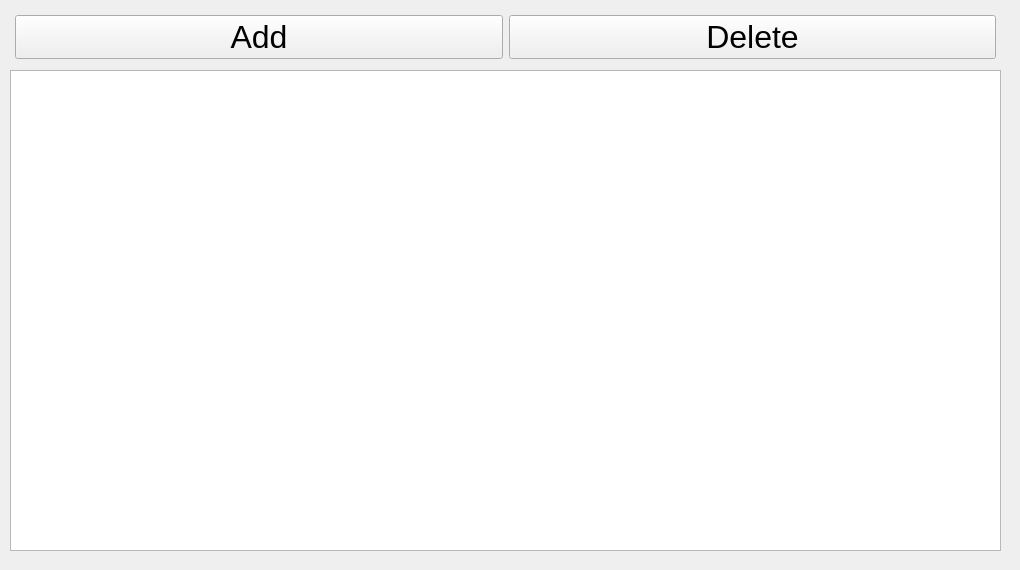
   <widget class="QWidget" name="tabNews">
    <attribute name="title">
     <string>News</string>
    </attribute>
    <widget class="QWidget" name="verticalLayoutWidget_5">
     <property name="geometry">
      <rect>
       <x>0</x>
       <y>0</y>
       <width>1011</width>
       <height>561</height>
      </rect>
     </property>
     <layout class="QVBoxLayout" name="verticalLayout_4" stretch="0,0">
      <property name="leftMargin">
       <number>10</number>
      </property>
      <property name="topMargin">
       <number>10</number>
      </property>
      <property name="rightMargin">
       <number>10</number>
      </property>
      <property name="bottomMargin">
       <number>10</number>
      </property>
      <item>
       <layout class="QHBoxLayout" name="horizontalLayout_42">
        <property name="leftMargin">
         <number>5</number>
        </property>
        <property name="topMargin">
         <number>5</number>
        </property>
        <property name="rightMargin">
         <number>5</number>
        </property>
        <property name="bottomMargin">
         <number>5</number>
        </property>
        <item>
         <widget class="QPushButton" name="btnNewsAdd">
          <property name="font">
           <font>
            <family>Tahoma</family>
            <pointsize>24</pointsize>
           </font>
          </property>
          <property name="text">
           <string>Add</string>
          </property>
         </widget>
        </item>
        <item>
         <widget class="QPushButton" name="btnNewsDelete">
          <property name="font">
           <font>
            <family>Tahoma</family>
            <pointsize>24</pointsize>
           </font>
          </property>
          <property name="text">
           <string>Delete</string>
          </property>
         </widget>
        </item>
       </layout>
      </item>
      <item>
       <layout class="QHBoxLayout" name="horizontalLayout_7">
        <item>
         <widget class="QTableWidget" name="tvNews">
          <property name="selectionBehavior">
           <enum>QAbstractItemView::SelectRows</enum>
          </property>
         </widget>
        </item>
       </layout>
      </item>
     </layout>
    </widget>
   </widget>
